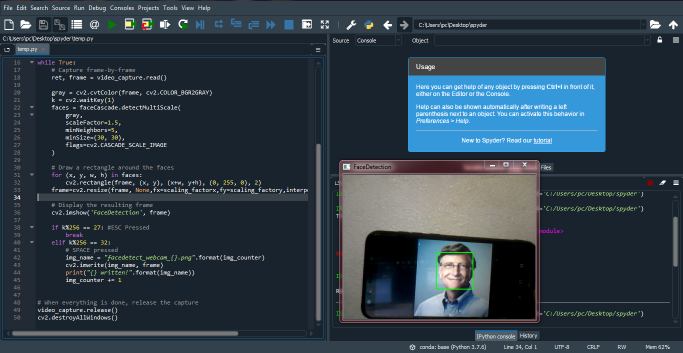
#> input picture Capture.PNG, 1365 x 706 px, given in place of the camera (shown at 1/2 size)
$ python 'Face Detection.py'
#> lines starting #> are read from the running program, lines starting #| are printed output that depends on the picture; after the words box and inside, x2 and y2 are one past the last pixel; in counts of white or black regions, pixels touching at a corner belong together
# -*- coding: utf-8 -*-

import cv2

faceCascade = cv2.CascadeClassifier('haarcascade_frontalface_default.xml')
video_capture = cv2.VideoCapture(0)

img_counter = 0
scaling_factorx=0.6
scaling_factory=0.6

while True:
    # Capture frame-by-frame
    ret, frame = video_capture.read()
#> frame is the input picture: shape (706, 1365, 3); mean B, G, R 72.6, 61.5, 47.5

    gray = cv2.cvtColor(frame, cv2.COLOR_BGR2GRAY)
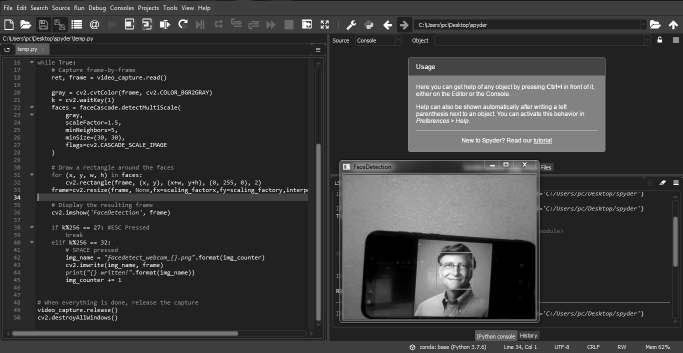
#> gray: shape (706, 1365) (shown at 1/2 size); min 0, max 255, mean 58.6
    k = cv2.waitKey(1)
#> (key Esc is pressed here)
    faces = faceCascade.detectMultiScale(
        gray,
        scaleFactor=1.5,
        minNeighbors=5,
        minSize=(30, 30),
        flags=cv2.CASCADE_SCALE_IMAGE
    )
#> faces = [[870, 500, 81, 81]]

    # Draw a rectangle around the faces
    for (x, y, w, h) in faces:
        cv2.rectangle(frame, (x, y), (x+w, y+h), (0, 255, 0), 2)
#> this loop made 1 pass
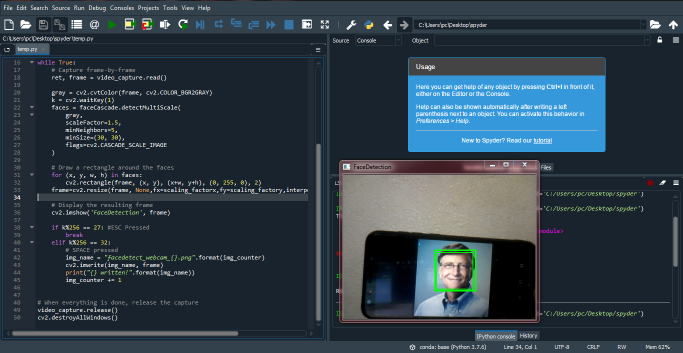
#> frame: shape (706, 1365, 3) (shown at 1/2 size); 0.1% of pixels changed, all inside (x1, y1, x2, y2) = (869, 499, 953, 583)
    frame=cv2.resize(frame, None,fx=scaling_factorx,fy=scaling_factory,interpolation=cv2.INTER_AREA)
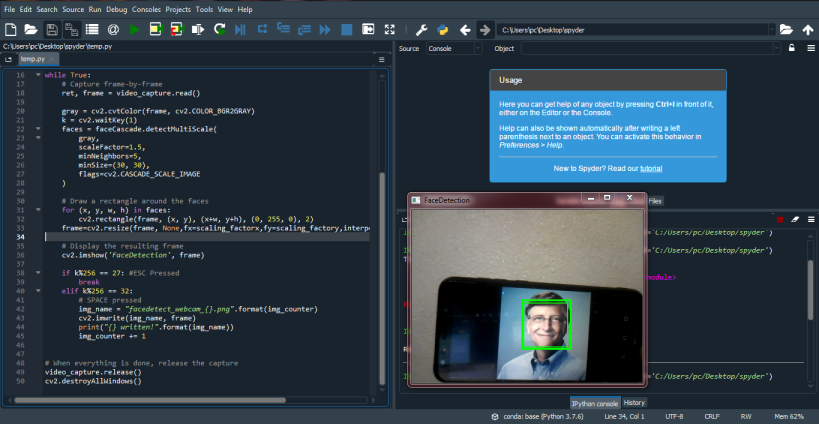
#> frame: shape (424, 819, 3); mean B, G, R 72.4, 61.7, 47.4

    # Display the resulting frame
    cv2.imshow('FaceDetection', frame)

    if k%256 == 27: #ESC Pressed
        break
    elif k%256 == 32:
        # SPACE pressed
        img_name = "facedetect_webcam_{}.png".format(img_counter)
        cv2.imwrite(img_name, frame)
        print("{} written!".format(img_name))
        img_counter += 1


# When everything is done, release the capture
video_capture.release()
cv2.destroyAllWindows()
